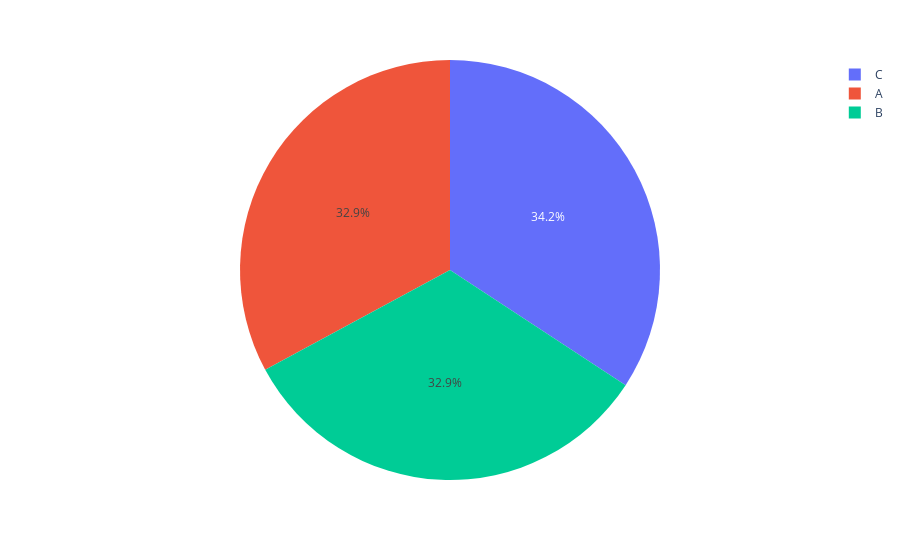

Source (notebook cell):
### Code cell
grouping = data.groupby('branch' , as_index = False)['total'].sum()
px.pie(data_frame = grouping , names = 'branch' , values = 'total')

### Figure 1 — Plotly figure (JSON) as saved in the notebook; plotly's stock layout.template omitted (floating-point values rounded to 4 significant figures)
{"data": [{"domain": {"x": [0, 1], "y": [0, 1]}, "hovertemplate": "branch=%{label}<br>total=%{value}<extra></extra>", "labels": ["A", "B", "C"], "legendgroup": "", "name": "", "showlegend": true, "type": "pie", "values": [106200.0, 106200.0, 110600.0]}], "layout": {"legend": {"tracegroupgap": 0}, "margin": {"t": 60}}}
